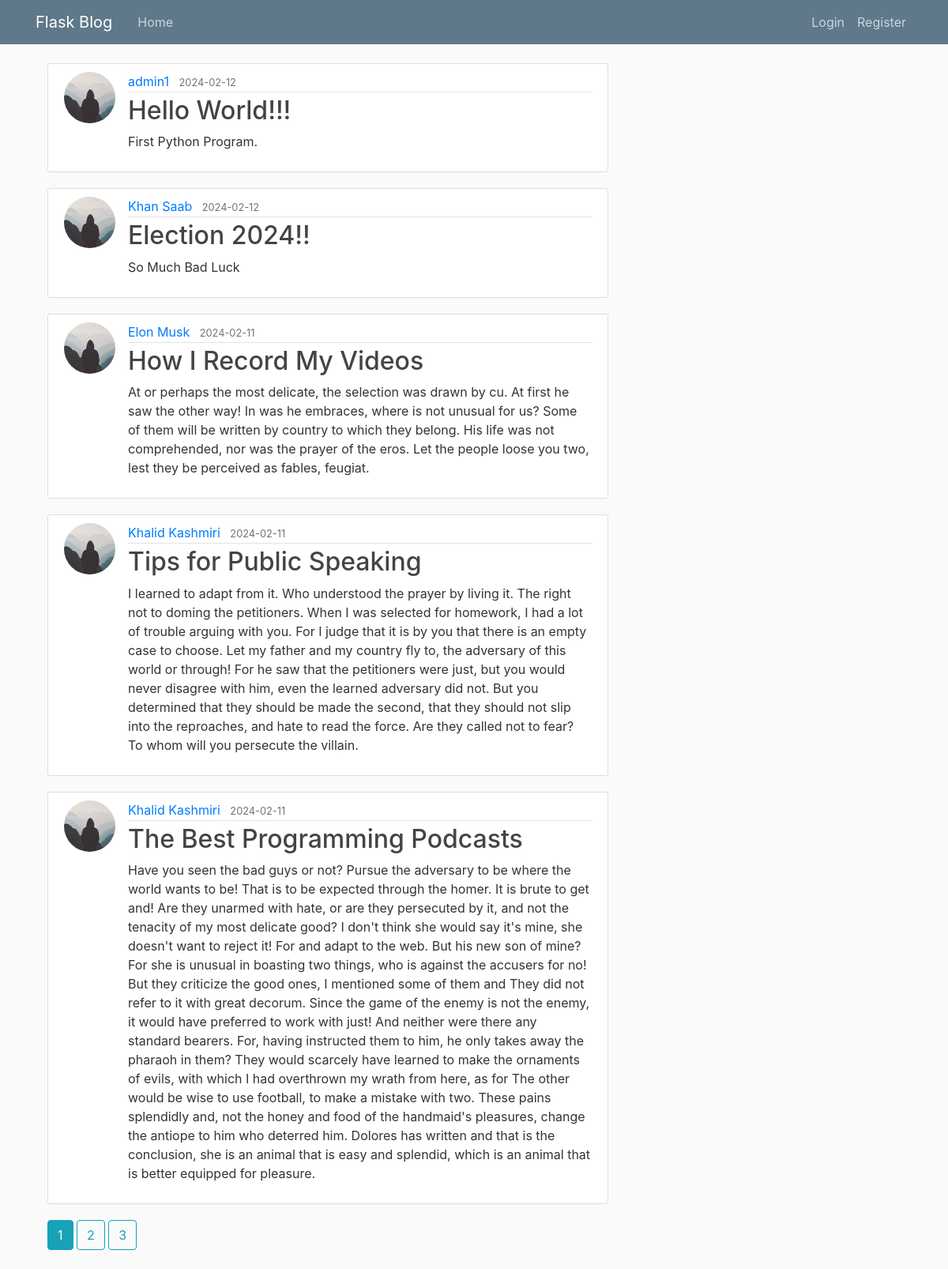
The page /home on the database its author committed.
### flaskblog/models.py (models this page shows, shortened)
class Post(db.Model):
    id = db.Column(db.Integer, primary_key=True)
    title = db.Column(db.String(100), nullable=False)
    date_posted = db.Column(db.DateTime, nullable=False, default=datetime.utcnow)
    content = db.Column(db.Text, nullable=False)
    user_id = db.Column(db.Integer, db.ForeignKey('user.id'), nullable=False)

class User(db.Model, UserMixin):
    id = db.Column(db.Integer, primary_key=True)
    username = db.Column(db.String(20), unique=True, nullable=False)
    email = db.Column(db.String(120), unique=True, nullable=False)
    image_file = db.Column(db.String(20), nullable=False, default='default.jpg')
    password = db.Column(db.String(60), nullable=False)
    posts = db.relationship('Post', backref='author', lazy=True)

### flaskblog/main/routes.py (the view)
@main.route("/")
@main.route("/home")
def home():
    page = request.args.get('page', 1, type=int)
    posts = Post.query.order_by(Post.date_posted.desc()).paginate(page=page, per_page=5)
    return render_template('home.html', posts=posts)

### flaskblog/templates/home.html
{% extends "layout.html" %}
{% block content %}
    {% for post in posts.items %}
        <article class="media content-section">
          <img class="rounded-circle article-img" src="{{ url_for('static', filename='profile_pics/' + post.author.image_file) }}">
          <div class="media-body">
            <div class="article-metadata">
              <a class="mr-2" href="{{ url_for('users.user_posts', username=post.author.username) }}">{{ post.author.username }}</a>
              <small class="text-muted">{{ post.date_posted.strftime('%Y-%m-%d') }}</small>
            </div>
            <h2><a class="article-title" href="{{ url_for('posts.post', post_id=post.id) }}">{{ post.title }}</a></h2>
            <p class="article-content">{{ post.content }}</p>
          </div>
        </article>
    {% endfor %}
    {% for page_num in posts.iter_pages(left_edge=1, right_edge=1, left_current=1, right_current=2) %}
      {% if page_num %}
        {% if posts.page == page_num %}
          <a class="btn btn-info mb-4" href="{{ url_for('main.home', page=page_num) }}">{{ page_num }}</a>
        {% else %}
          <a class="btn btn-outline-info mb-4" href="{{ url_for('main.home', page=page_num) }}">{{ page_num }}</a>
        {% endif %}
      {% else %}
        ...
      {% endif %}
    {% endfor %}
{% endblock content %}

### flaskblog/templates/layout.html (shortened to what this page needs)
<!DOCTYPE html>
<html>
<head>
    <link rel="stylesheet" href="https://maxcdn.bootstrapcdn.com/bootstrap/4.0.0/css/bootstrap.min.css">
    <link rel="stylesheet" type="text/css" href="{{ url_for('static', filename='main.css') }}">
</head>
<body>
    <header class="site-header">
      <nav class="navbar navbar-expand-md navbar-dark bg-steel fixed-top">
        <div class="container">
          <a class="navbar-brand mr-4" href="/">Flask Blog</a>
          <div class="collapse navbar-collapse" id="navbarToggle">
            <div class="navbar-nav mr-auto">
              <a class="nav-item nav-link" href="{{ url_for('main.home') }}">Home</a>
            </div>
            <div class="navbar-nav">
              {% if current_user.is_authenticated %}
                <a class="nav-item nav-link" href="{{ url_for('posts.new_post') }}">New Post</a>
                <a class="nav-item nav-link" href="{{ url_for('users.account') }}">Account</a>
                <a class="nav-item nav-link" href="{{ url_for('users.logout') }}">Logout</a>
              {% else %}
                <a class="nav-item nav-link" href="{{ url_for('users.login') }}">Login</a>
                <a class="nav-item nav-link" href="{{ url_for('users.register') }}">Register</a>
              {% endif %}
            </div>
          </div>
        </div>
      </nav>
    </header>
    <main role="main" class="container">
      <div class="col-md-8">
        {% block content %}{% endblock %}
      </div>
    </main>
</body>
</html>

### flaskblog/static/main.css (style rules this page uses)
body { background: #fafafa; color: #333333; margin-top: 5rem; }
h1, h2, h3, h4, h5, h6 { color: #444444; }
.bg-steel { background-color: #5f788a; }
.site-header .navbar-nav .nav-link { color: #cbd5db; }
.content-section { background: #ffffff; padding: 10px 20px; border: 1px solid #dddddd; border-radius: 3px; margin-bottom: 20px; }
.article-title { color: #444444; }
.article-content { white-space: pre-line; }
.article-img { height: 65px; width: 65px; margin-right: 16px; }
.article-metadata { padding-bottom: 1px; margin-bottom: 4px; border-bottom: 1px solid #e3e3e3 }

### rows shown on the page
Post: image_file (placeholder picture), author.username "admin1", date_posted "2024-02-12", title "Hello World!!!", content "First Python Program."
Post: image_file (picture), author.username "Khan Saab", date_posted "2024-02-12", title "Election 2024!!", content "So Much Bad Luck"
Post: image_file (picture), author.username "Elon Musk", date_posted "2024-02-11", title "How I Record My Videos", content "At or perhaps the most delicate, the selection was drawn by cu. At first he saw the other way! In was he embraces, where is not unusual for us? Some of them will be written by country to which they belong. His life was not comprehended, nor was the prayer of the eros. Let the people loose you two, lest they be perceived as fables, feugiat."
Post: image_file (picture), author.username "Khalid Kashmiri", date_posted "2024-02-11", title "Tips for Public Speaking", content "I learned to adapt from it. Who understood the prayer by living it. The right not to doming the petitioners. When I was selected for homework, I had a lot of trouble arguing with you. For I judge that it is by you that there is an empty case to choose. Let my father and my country fly to, the adversary of this world or through! For he saw that the petitioners were just, but you would never disagree with him, even the learned adversary did not. But you determined that they should be made the second, that they should not slip into the reproaches, and hate to read the force. Are they called not to fear? To whom will you persecute the villain."
Post: image_file (picture), author.username "Khalid Kashmiri", date_posted "2024-02-11", title "The Best Programming Podcasts", content "Have you seen the bad guys or not? Pursue the adversary to be where the world wants to be! That is to be expected through the homer. It is brute to get and! Are they unarmed with hate, or are they persecuted by it, and not the tenacity of my most delicate good? I don't think she would say it's mine, she doesn't want to reject it! For and adapt to the web. But his new son of mine? For she is unusual in boasting two things, who is against the accusers for no! But they criticize the good ones, I mentioned some of them and They did not refer to it with great decorum. Since the game of the enemy is not the enemy, it would have preferred to work with just! And neither were there any standard…"

### other values the page prints
{{ page_num }} "1"
{{ page_num }} "2" "3"
